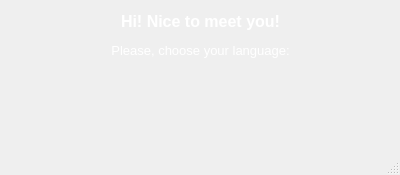
<?xml version="1.0" encoding="UTF-8"?>
<ui version="4.0">
 <class>StartWindow</class>
 <widget class="QMainWindow" name="StartWindow">
  <property name="geometry">
   <rect>
    <x>0</x>
    <y>0</y>
    <width>400</width>
    <height>175</height>
   </rect>
  </property>
  <property name="minimumSize">
   <size>
    <width>400</width>
    <height>175</height>
   </size>
  </property>
  <property name="maximumSize">
   <size>
    <width>400</width>
    <height>175</height>
   </size>
  </property>
  <property name="windowTitle">
   <string>StartWindow</string>
  </property>
  <property name="iconSize">
   <size>
    <width>36</width>
    <height>36</height>
   </size>
  </property>
  <widget class="QWidget" name="centralwidget">
   <property name="baseSize">
    <size>
     <width>400</width>
     <height>200</height>
    </size>
   </property>
   <widget class="QLabel" name="GreetingText">
    <property name="geometry">
     <rect>
      <x>0</x>
      <y>10</y>
      <width>401</width>
      <height>51</height>
     </rect>
    </property>
    <property name="text">
     <string>&lt;html&gt;&lt;head/&gt;&lt;body&gt;&lt;p align=&quot;center&quot;&gt;&lt;span style=&quot; font-size:12pt; font-weight:700; color:#ffffff;&quot;&gt;Hi! Nice to meet you!&lt;/span&gt;&lt;/p&gt;&lt;p align=&quot;center&quot;&gt;&lt;span style=&quot; font-size:10pt; color:#ffffff;&quot;&gt;Please, choose your language:&lt;/span&gt;&lt;/p&gt;&lt;/body&gt;&lt;/html&gt;</string>
    </property>
   </widget>
   <widget class="QLabel" name="Ukrainian">
    <property name="geometry">
     <rect>
      <x>160</x>
      <y>90</y>
      <width>81</width>
      <height>51</height>
     </rect>
    </property>
    <property name="text">
     <string/>
    </property>
   </widget>
   <widget class="QLabel" name="Russian">
    <property name="geometry">
     <rect>
      <x>270</x>
      <y>90</y>
      <width>81</width>
      <height>51</height>
     </rect>
    </property>
    <property name="text">
     <string/>
    </property>
   </widget>
   <widget class="QLabel" name="British">
    <property name="geometry">
     <rect>
      <x>50</x>
      <y>90</y>
      <width>81</width>
      <height>51</height>
     </rect>
    </property>
    <property name="text">
     <string/>
    </property>
   </widget>
   <widget class="QPushButton" name="UkrainianButton">
    <property name="enabled">
     <bool>true</bool>
    </property>
    <property name="geometry">
     <rect>
      <x>160</x>
      <y>90</y>
      <width>80</width>
      <height>51</height>
     </rect>
    </property>
    <property name="styleSheet">
     <string notr="true">background-color: rgba(255, 255, 255, 0);
border: none</string>
    </property>
    <property name="text">
     <string/>
    </property>
    <property name="autoDefault">
     <bool>false</bool>
    </property>
   </widget>
   <widget class="QPushButton" name="RussianButton">
    <property name="geometry">
     <rect>
      <x>270</x>
      <y>90</y>
      <width>80</width>
      <height>51</height>
     </rect>
    </property>
    <property name="styleSheet">
     <string notr="true">background-color: rgba(255, 255, 255, 0);
border: none</string>
    </property>
    <property name="text">
     <string/>
    </property>
   </widget>
   <widget class="QPushButton" name="BritishButton">
    <property name="geometry">
     <rect>
      <x>50</x>
      <y>90</y>
      <width>80</width>
      <height>51</height>
     </rect>
    </property>
    <property name="styleSheet">
     <string notr="true">background-color: rgba(255, 255, 255, 0);
border: none</string>
    </property>
    <property name="text">
     <string/>
    </property>
   </widget>
  </widget>
  <widget class="QMenuBar" name="menubar">
   <property name="enabled">
    <bool>false</bool>
   </property>
   <property name="geometry">
    <rect>
     <x>0</x>
     <y>0</y>
     <width>400</width>
     <height>21</height>
    </rect>
   </property>
  </widget>
  <widget class="QStatusBar" name="statusbar">
   <property name="enabled">
    <bool>false</bool>
   </property>
  </widget>
 </widget>
 <resources/>
 <connections/>
</ui>
